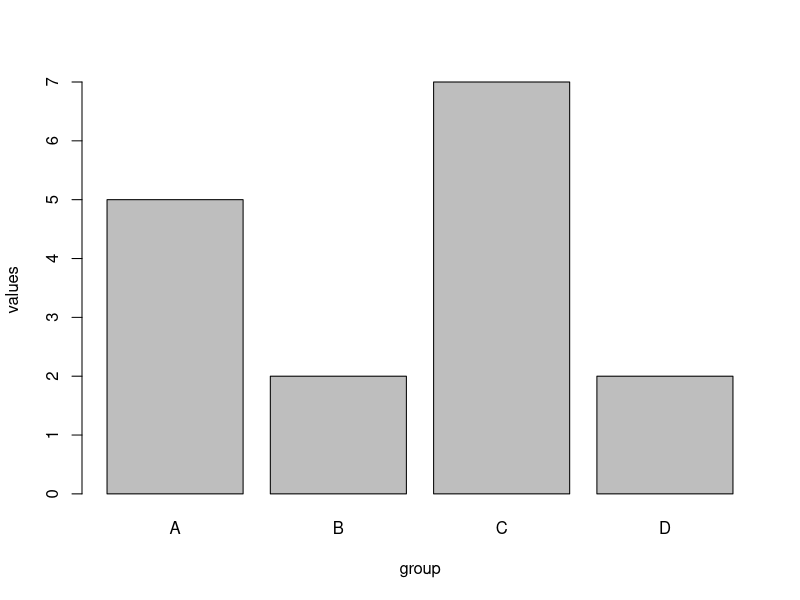
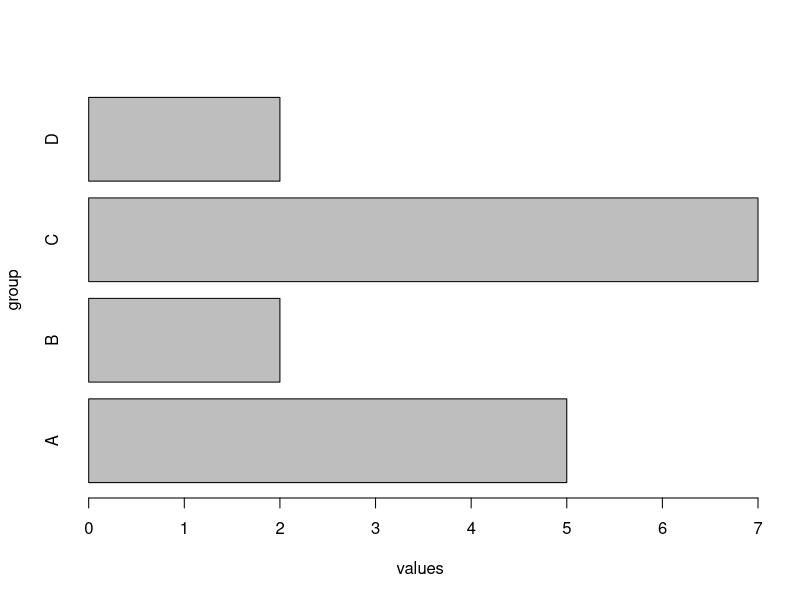
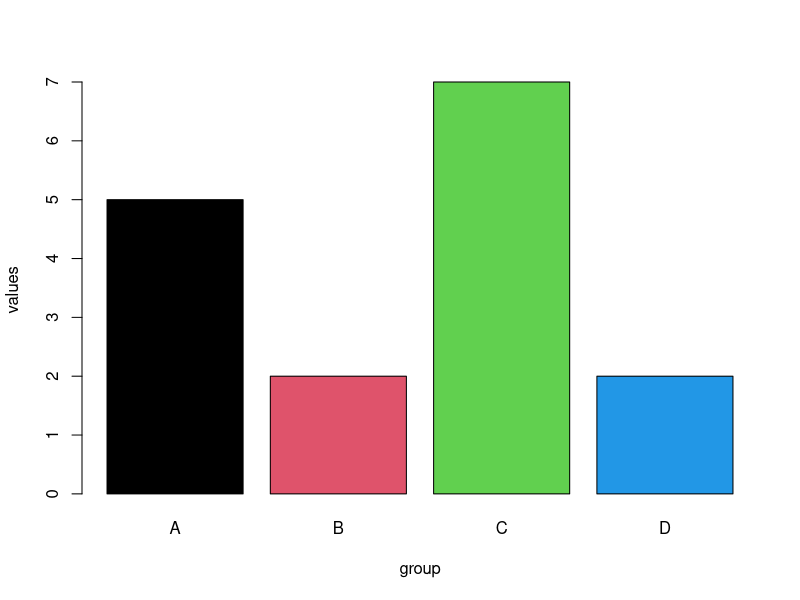
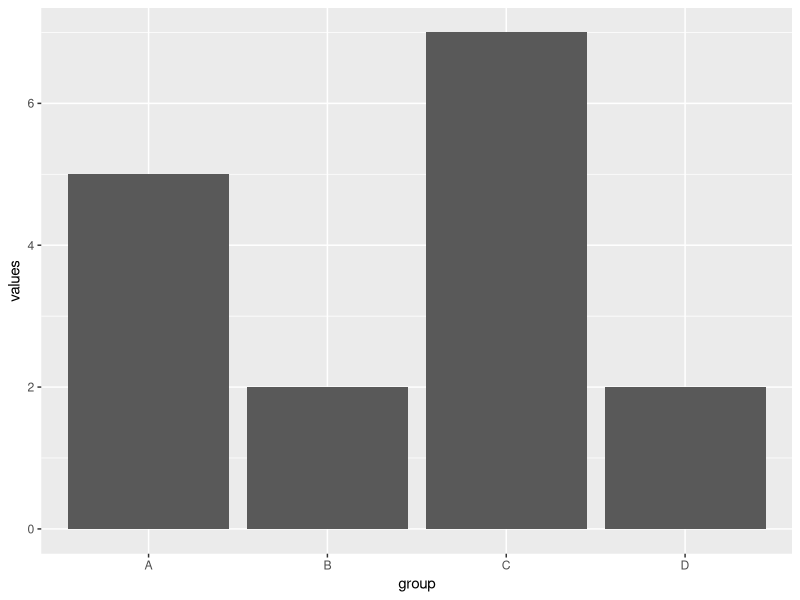
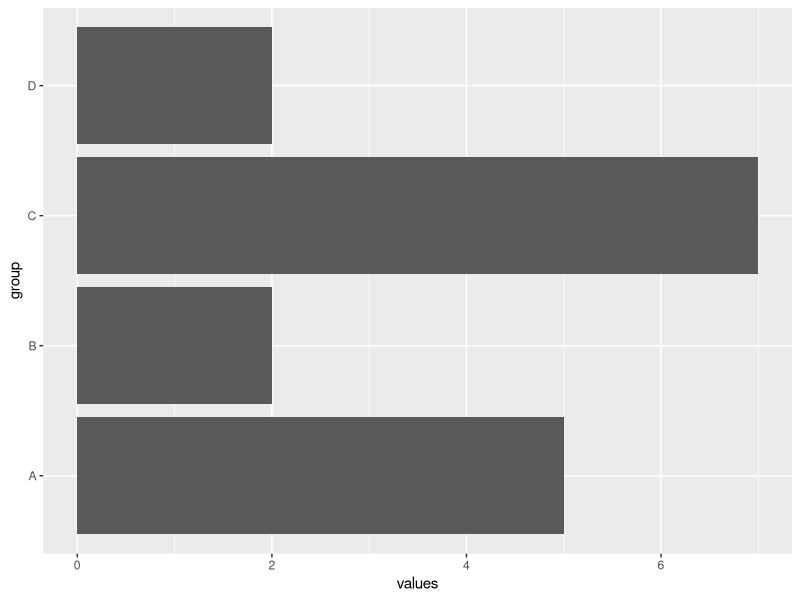
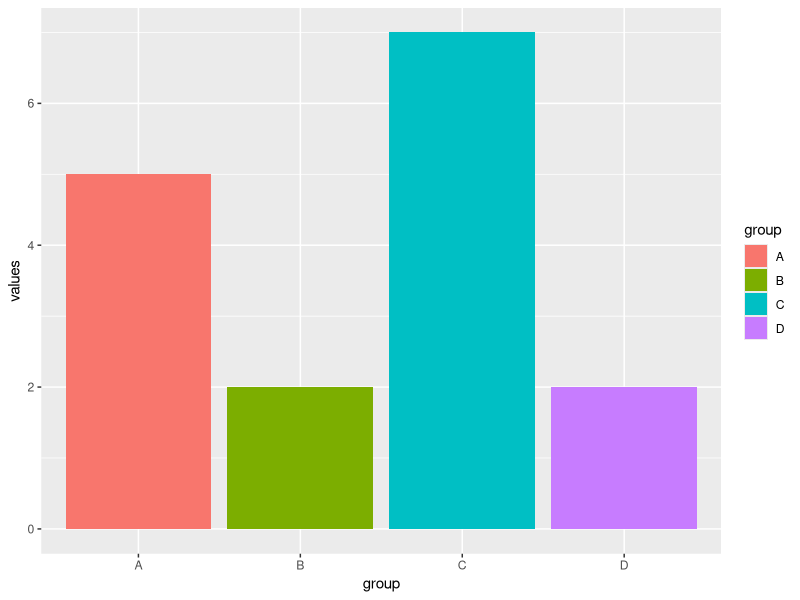
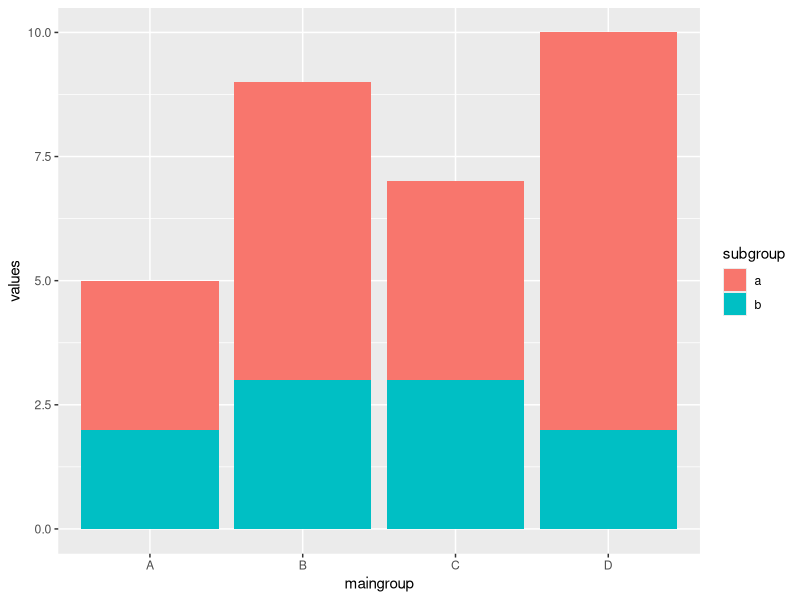
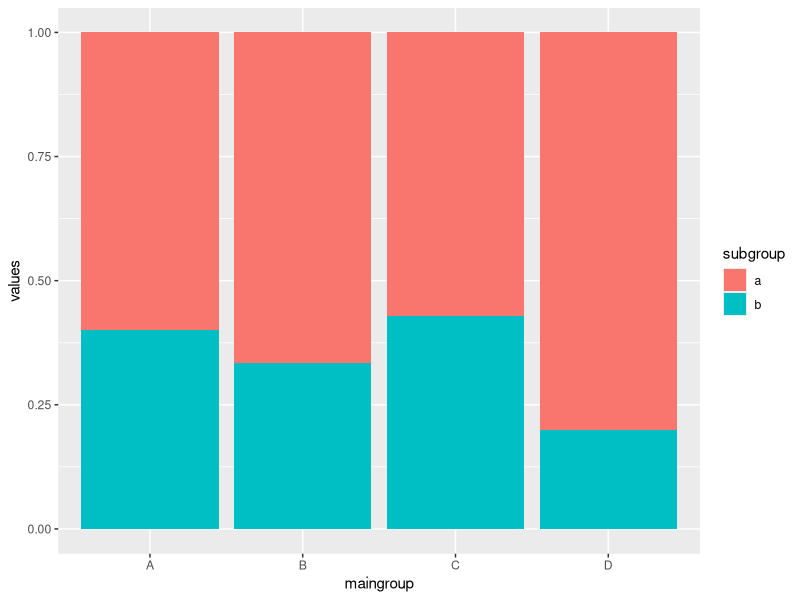

Generate these figures, in order, with R:
## ---- chunk 1
knitr::opts_chunk$set(echo = TRUE)
## ---- chunk 2
df1 <- data.frame(values = c(5, 2, 7, 2),              # Create example data frame
                  group = LETTERS[1:4])
df1
## ---- chunk 3
barplot(values ~ group,                                # Draw Base R barplot
        df1)
## ---- chunk 4
barplot(values ~ group,                                # Horizontal barplot
        df1,
        horiz = TRUE)
## ---- chunk 5
barplot(values ~ group,                                # Barplot with colors
        df1,
        col = 1:4)
## ---- chunk 6
## install.packages("ggplot2")                            # Install & load ggplot2
library("ggplot2")
## ---- chunk 7
ggplot(df1,                                            # Draw ggplot2 barplot
       aes(x = group,
           y = values)) +
  geom_bar(stat = "identity")
 
## ---- chunk 8
ggplot(df1,                                            # Horizontal barplot
       aes(x = group,
           y = values)) +
  geom_bar(stat = "identity") +
  coord_flip()
## ---- chunk 9
ggplot(df1,                                            # Barplot with colors
       aes(x = group,
           y = values,
           fill = group)) +
  geom_bar(stat = "identity")
 
## ---- chunk 10
df2 <- data.frame(values = c(3, 2, 6, 3, 4, 3, 8, 2),  # Data frame with subgroups
                  maingroup = rep(LETTERS[1:4], each = 2),
                  subgroup = letters[1:2])
df2                                                    # Print new data frame
## ---- chunk 11
ggplot(df2,                                            # Draw stacked barplot
       aes(x = maingroup,
           y = values,
           fill = subgroup)) +
  geom_bar(stat = "identity")
 
## ---- chunk 12
ggplot(df2,                                            # Scale to 1.0
       aes(x = maingroup,
           y = values,
           fill = subgroup)) +
  geom_bar(stat = "identity",
           position = "fill")
 
## ---- chunk 13
ggplot(df2,                                            # Scale to 100%
       aes(x = maingroup,
           y = values,
           fill = subgroup)) +
  geom_bar(stat = "identity",
           position = "fill") +
  scale_y_continuous(labels = scales::percent_format())
 
## ---- chunk 14
ggplot(df2,                                            # Draw grouped barplot
       aes(x = maingroup,
           y = values,
           fill = subgroup)) +
  geom_bar(stat = "identity",
           position = "dodge")
 
